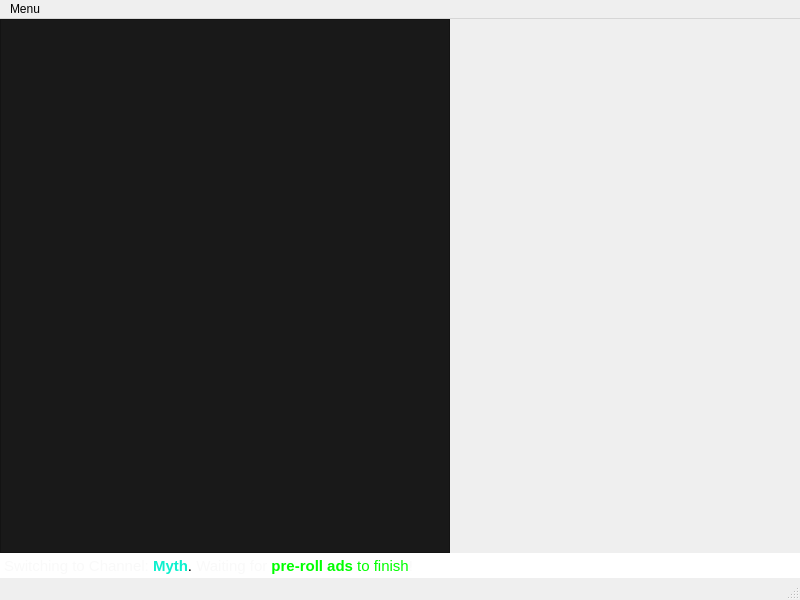
<?xml version="1.0" encoding="UTF-8"?>
<ui version="4.0">
 <class>MainWindow</class>
 <widget class="QMainWindow" name="MainWindow">
  <property name="geometry">
   <rect>
    <x>0</x>
    <y>0</y>
    <width>800</width>
    <height>600</height>
   </rect>
  </property>
  <property name="windowTitle">
   <string>Streamlinkerino</string>
  </property>
  <property name="styleSheet">
   <string notr="true">background-color: #3D3C38;
QStatusBar{
color:#F9F9F9;
}</string>
  </property>
  <widget class="QWidget" name="centralwidget">
   <layout class="QGridLayout" name="gridLayout">
    <property name="leftMargin">
     <number>0</number>
    </property>
    <property name="topMargin">
     <number>0</number>
    </property>
    <property name="rightMargin">
     <number>0</number>
    </property>
    <property name="bottomMargin">
     <number>0</number>
    </property>
    <property name="spacing">
     <number>0</number>
    </property>
    <item row="1" column="0" colspan="3">
     <widget class="QTextEdit" name="textEdit_SwitchAlert">
      <property name="maximumSize">
       <size>
        <width>16777215</width>
        <height>25</height>
       </size>
      </property>
      <property name="frameShape">
       <enum>QFrame::NoFrame</enum>
      </property>
      <property name="verticalScrollBarPolicy">
       <enum>Qt::ScrollBarAlwaysOff</enum>
      </property>
      <property name="horizontalScrollBarPolicy">
       <enum>Qt::ScrollBarAlwaysOff</enum>
      </property>
      <property name="html">
       <string>&lt;!DOCTYPE HTML PUBLIC &quot;-//W3C//DTD HTML 4.0//EN&quot; &quot;http://www.w3.org/TR/REC-html40/strict.dtd&quot;&gt;
&lt;html&gt;&lt;head&gt;&lt;meta name=&quot;qrichtext&quot; content=&quot;1&quot; /&gt;&lt;meta charset=&quot;utf-8&quot; /&gt;&lt;style type=&quot;text/css&quot;&gt;
p, li { white-space: pre-wrap; }
&lt;/style&gt;&lt;/head&gt;&lt;body style=&quot; font-family:'Sans Serif'; font-size:9pt; font-weight:400; font-style:normal;&quot;&gt;
&lt;p style=&quot; margin-top:0px; margin-bottom:0px; margin-left:0px; margin-right:0px; -qt-block-indent:0; text-indent:0px;&quot;&gt;&lt;span style=&quot; font-family:'Callibri'; font-size:11pt; color:#f9f9f9;&quot;&gt;Switching to Channel:&lt;/span&gt;&lt;span style=&quot; font-family:'Callibri'; font-size:11pt;&quot;&gt; &lt;/span&gt;&lt;span style=&quot; font-family:'Callibri'; font-size:11pt; font-weight:600; color:#0ef0ce;&quot;&gt;Myth&lt;/span&gt;&lt;span style=&quot; font-family:'Callibri'; font-size:11pt;&quot;&gt;. &lt;/span&gt;&lt;span style=&quot; font-family:'Callibri'; font-size:11pt; color:#f9f9f9;&quot;&gt;Waiting for&lt;/span&gt;&lt;span style=&quot; font-family:'Callibri'; font-size:11pt;&quot;&gt; &lt;/span&gt;&lt;span style=&quot; font-family:'Callibri'; font-size:11pt; font-weight:600; color:#00ff00;&quot;&gt;pre-roll ads&lt;/span&gt;&lt;span style=&quot; font-family:'Callibri'; font-size:11pt; color:#00ff00;&quot;&gt; to finish&lt;/span&gt;&lt;span style=&quot; font-family:'Callibri'; font-size:11pt; color:#f9f9f9;&quot;&gt;!&lt;/span&gt;&lt;/p&gt;&lt;/body&gt;&lt;/html&gt;</string>
      </property>
      <property name="acceptRichText">
       <bool>true</bool>
      </property>
      <property name="textInteractionFlags">
       <set>Qt::NoTextInteraction</set>
      </property>
     </widget>
    </item>
    <item row="0" column="2">
     <widget class="QWidget" name="widget" native="true">
      <property name="minimumSize">
       <size>
        <width>350</width>
        <height>0</height>
       </size>
      </property>
      <property name="maximumSize">
       <size>
        <width>350</width>
        <height>16777215</height>
       </size>
      </property>
     </widget>
    </item>
    <item row="0" column="1">
     <widget class="QWidget" name="widget_2" native="true">
      <layout class="QGridLayout" name="gridLayout_2">
       <property name="leftMargin">
        <number>0</number>
       </property>
       <property name="topMargin">
        <number>0</number>
       </property>
       <property name="rightMargin">
        <number>0</number>
       </property>
       <property name="bottomMargin">
        <number>0</number>
       </property>
       <property name="horizontalSpacing">
        <number>0</number>
       </property>
       <property name="verticalSpacing">
        <number>5</number>
       </property>
       <item row="1" column="0" rowspan="2">
        <widget class="QPlainTextEdit" name="plainTextEdit">
         <property name="font">
          <font>
           <pointsize>12</pointsize>
          </font>
         </property>
         <property name="styleSheet">
          <string notr="true">background-color: #191919;
color:#F9F9F9;</string>
         </property>
         <property name="plainText">
          <string/>
         </property>
        </widget>
       </item>
      </layout>
     </widget>
    </item>
   </layout>
  </widget>
  <widget class="QMenuBar" name="menubar">
   <property name="geometry">
    <rect>
     <x>0</x>
     <y>0</y>
     <width>800</width>
     <height>22</height>
    </rect>
   </property>
   <widget class="QMenu" name="menuMenu">
    <property name="title">
     <string>Menu</string>
    </property>
    <addaction name="actionSettings"/>
   </widget>
   <addaction name="menuMenu"/>
  </widget>
  <widget class="QStatusBar" name="statusbar"/>
  <action name="actionSettings">
   <property name="text">
    <string>Settings</string>
   </property>
  </action>
 </widget>
 <resources/>
 <connections/>
</ui>
